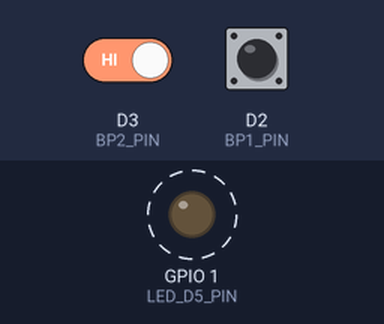
Bench run of a sketch on a simulated ESP8266 (NodeMCU). Parts: output pins drawn as LEDs (lit = HIGH). Dashed ring = blinking. The inputs (shaded band) are chosen by the test bench; at power-on: D3 (BP2_PIN) HIGH, D2 (BP1_PIN) HIGH. What the sketch prints to the serial monitor is not drawn.

Above: at 1.2 s.
1.3 s: D3 (BP2_PIN) driven LOW
Timing chart, 0 to 9.5 s (numbered marks = the images above; inputs shaded):
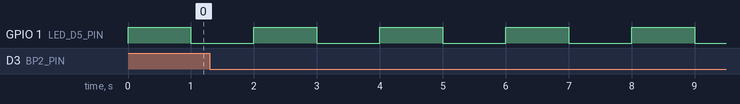

Measured:
- by itself, GPIO 1 (LED_D5_PIN): alternates HIGH for 1.0 s and LOW for 1.0 s

The sketch:

Prog7b.ino
```cpp
// TP1 - PROG7b

#define LED_D5_PIN D10
#define T_LED_D5 2000
#define BP1_PIN D2
#define BP2_PIN D3
#define T_BP 30 // 30ms - Mettre en commentaire pour rebonds

unsigned long time, bpCounter;
long previousTime; // Mettre en commentaire pour rebonds
int bp1, bp2, lastBp1, lastBp2;

void setup() {
  pinMode(LED_D5_PIN, OUTPUT);
  pinMode(BP1_PIN, INPUT);
  pinMode(BP2_PIN, INPUT);
  bpCounter = 0;
  lastBp1 = 1;
  lastBp2 = 1;
  previousTime = -T_BP; // Mettre en commentaire pour rebonds
  Serial.begin(9600);
}

void loop() {
  time = millis();

  // Acquisition boutons ssi dt >= T_BP
  if(time - previousTime >= T_BP) { // Mettre en commentaire pour rebonds
    bp1 = digitalRead(BP1_PIN);
    bp2 = digitalRead(BP2_PIN);
    if(bp1 == 0 && lastBp1 == 1) { // Falling edge
      bpCounter++;
      Serial.println(bpCounter);
    }
    if(bp2 == 0 && lastBp2 == 1) { // Falling edge
      bpCounter--;
      Serial.println(bpCounter);
    }
    lastBp1 = bp1;
    lastBp2 = bp2;
    previousTime = time; // Mettre en commentaire pour rebonds
  } // Mettre en commentaire pour rebonds

  // Led de vie
  blinkLed();
}

void blinkLed() {
  static unsigned int compute;
  compute = time % T_LED_D5; // Reste de la division entière
  if(compute < T_LED_D5/2) digitalWrite(LED_D5_PIN, HIGH);
  else digitalWrite(LED_D5_PIN, LOW);
}
```
